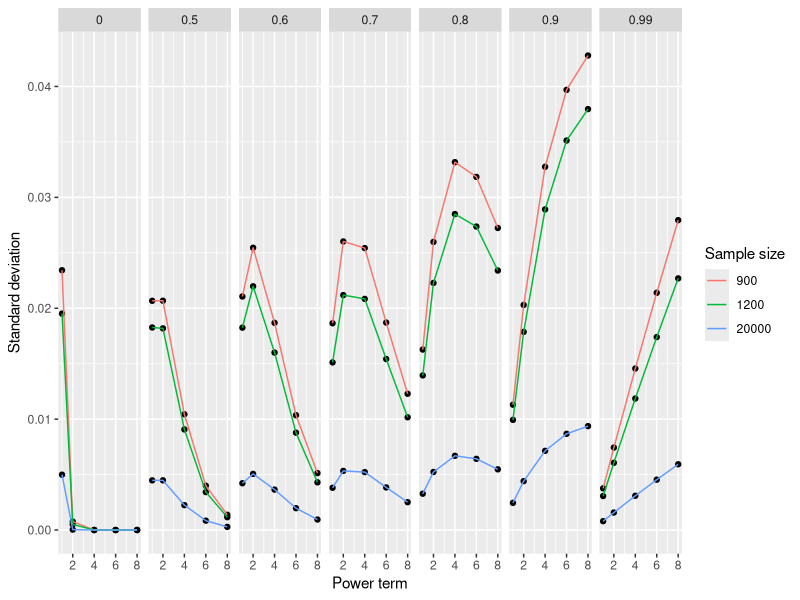
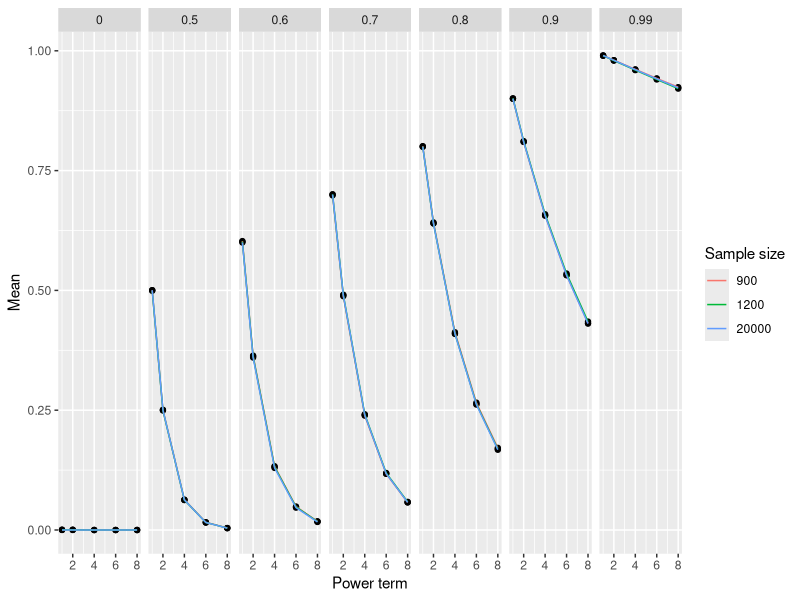
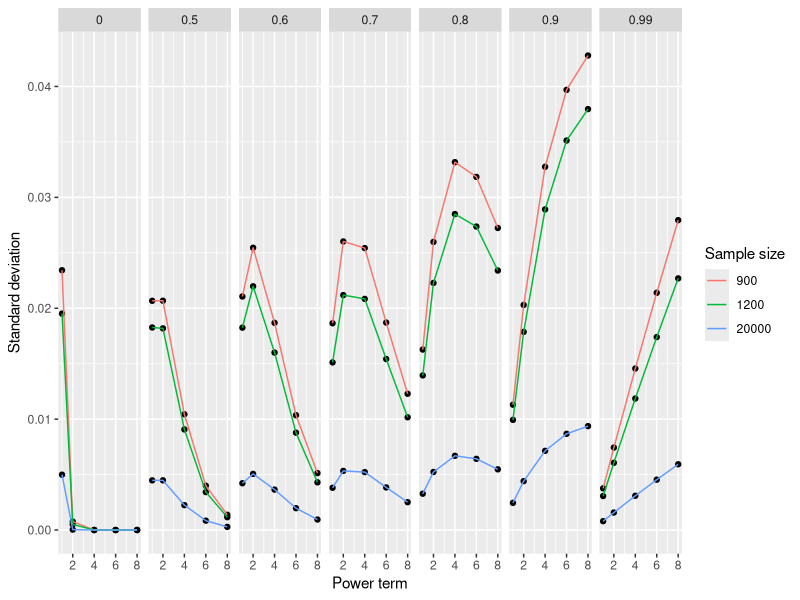
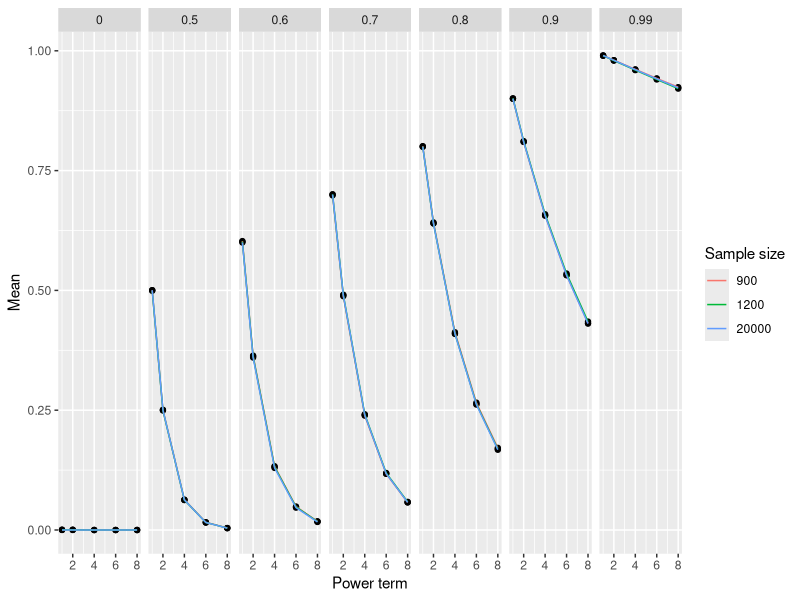

Source code (R) for these figures, in order:
# Simulate some intermediate frequency SNPs with known R
# Calculate empirical R
# Calculate sampling variance
# Calculate empirical R^8
# Calculate sampling variance of R^8


# r = (x11 - p1q1) / sqrt(p1q1p2q2)
# r = (x12 - p1q2) / sqrt(p1q1p2q2)

# given p1, q1, r we can calculate expected x11, x12, x21, x22


library(plyr)
library(ggplot2)


#=================================================================#


sampleSnp <- function(r, n, p1, q1)
{
	p2 <- 1 - p1
	q2 <- 1 - q1

	x11 <- r * sqrt(p1*q1*p2*q2) + p1*q1
	x12 <- p1*q2 - r * sqrt(p1*q1*p2*q2)
	x21 <- p2*q1 - r * sqrt(p1*q1*p2*q2)
	x22 <- r * sqrt(p1*q1*p2*q2) + p2*q2

	xs <- c(x11, x12, x21, x22)
	if(any(xs < 0))
	{
		return(NA)
	}

	x <- sample(1:4, n*2, replace=T, prob=xs)
	
	p1 <- (sum(x == 1) + sum(x == 2)) / (n*2)
	p2 <- (sum(x == 3) + sum(x == 4)) / (n*2)
	q1 <- (sum(x == 1) + sum(x == 3)) / (n*2)
	q2 <- (sum(x == 2) + sum(x == 4)) / (n*2)
	
	r_obs <- (sum(x == 1)/(n*2) - p1*q1) / sqrt(p1*q1*p2*q2)
	
	return(r_obs)
}


doSim <- function(param)
{
	for(i in 1:nrow(param))
	{
		param$r_obs[i] <- with(param, sampleSnp(r[i], n[i], p1[i], q1[i]))
	}
	return(param)
}


#=================================================================#

# Create parameters
param <- expand.grid(
	r = c(0, 0.5, 0.6, 0.7, 0.8, 0.9, 0.99), 
	n = c(900, 1200, 20000), 
	p1 = c(0.25, 0.5, 0.75), 
	q1 = c(0.25, 0.5, 0.75), 
	sim = 1:100, r_obs = NA
)
param <- subset(param, p1 >= q1)

# Run simulations
param <- doSim(param)


#=================================================================#


# Summarise results
p <- subset(param, !is.na(r_obs), select=c(r, r_obs, n))
ps <- rbind(p, p, p, p, p)
ps$pow <- rep(c(1,2,4,6,8), each=nrow(p))
ps$r_obs <- ps$r_obs^ps$pow

ps_summary <- ddply(ps, .(pow, r, n), summarise, 
	N    = length(r_obs),
	sd   = sd(r_obs),
	se   = sd(r_obs) / sqrt(length(r_obs)),
	qu1  = quantile(r_obs, prob=0.25, na.rm=T),
	mean = mean(r_obs),
	qu3  = quantile(r_obs, prob=0.75, na.rm=T)	
)


#=================================================================#

# Plot
ggplot(ps_summary, aes(x = pow, y = sd)) +
geom_point() +
geom_line(aes(colour=factor(n))) +
facet_grid(. ~ r) + 
labs(x = "Power term", y = "Standard deviation", colour = "Sample size") 
ggsave(file="~/repo/eQTL-2D/analysis/images/ld_sampling_sd.pdf", width=10, height=6)

ggplot(ps_summary, aes(x = pow, y = mean)) +
geom_point() +
geom_line(aes(colour=factor(n))) +
facet_grid(. ~ r) + 
labs(x = "Power term", y = "Mean", colour = "Sample size") 
ggsave(file="~/repo/eQTL-2D/analysis/images/ld_sampling_mean.pdf", width=10, height=6)

